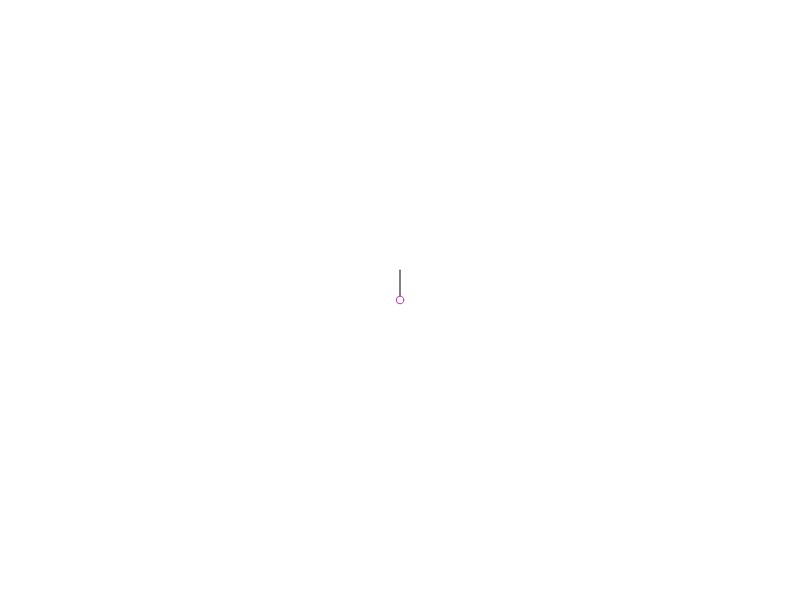
Frame 1 (no input)
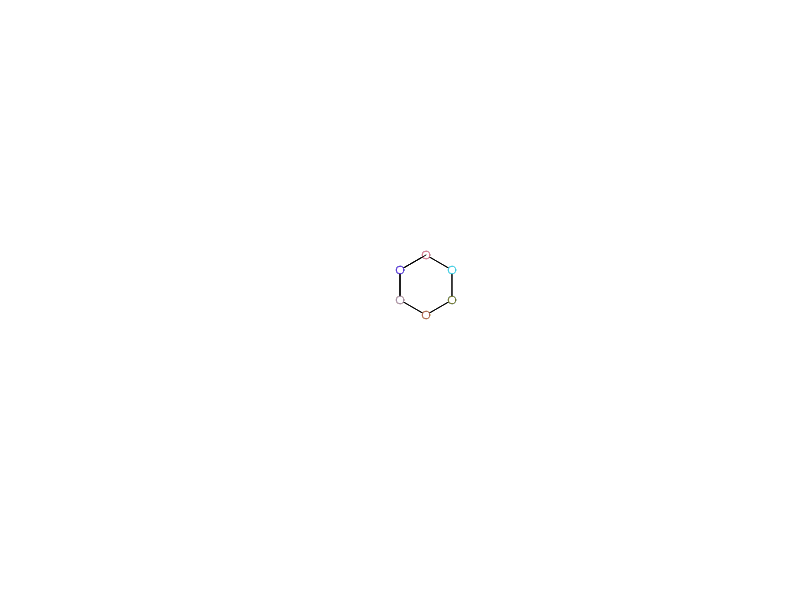
Frame 60 (no input)
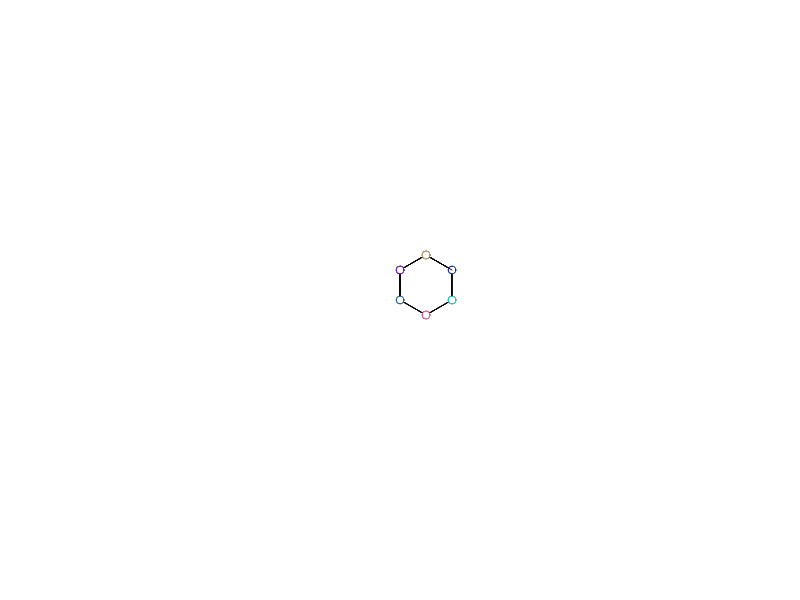
Frame 120 (the mouse pressed at the canvas centre since frame 60)

The p5.js sketch that drew these frames (run headless with seeded random() and noise() and a simulated clock; from frame 60 on, the mouse is pressed at the canvas centre):

// p5.js sketch
// ── sketch.js
var x = [];
var y = [];
var angle = [];

var string = 'F';
var rules = [['F', 'F−G+F+G−F'],['G', 'GG']];
//var rules = [['F', 'F+F−F−F+F']];
var distance = 30;
var angleamt = 60;
var numproductions = 3;

var pos = 0;

function setup() {
  createCanvas(800, 600);
  x = [width/2];
  y = [height/2];
  angle = [270];
  background(255);
  
  for(i = 0;i<numproductions;i++) {
    string = linden(string);
    console.log(string);
  }
  
}

function draw() {
  
  var c = string.charAt(pos);
  //console.log(c);
  // do something!
  if(pos<string.length) turtle(c);
  
  pos = (pos+1);
  
}

function linden(s) {
  var outstring = '';
  for(var i = 0;i<s.length;i++)
  {
    var letter = s.charAt(i);
    var match = 0;
    for(var j=0;j<rules.length;j++)
    {
      if(letter==rules[j][0])
      {
        match = 1;
        outstring+=rules[j][1];
        break;
      }
    }
    if(match==0) outstring+=letter;
  }
  return(outstring);
}

function keyTyped() {
  turtle(key);
}

// TURTLE GRAPHICS INTERPRETER:
function turtle(k) {
  var curstack = x.length-1;
  if(k=='F') {
    stroke(0);
    var x1 = x[curstack] + distance*cos(radians(angle[curstack]));
    var y1 = y[curstack] + distance*sin(radians(angle[curstack]));
    line(x[curstack], y[curstack], x1, y1);
    stroke(random(255), random(255), random(255));
    ellipse(x[curstack], y[curstack], distance/4, distance/4);
    x[curstack] = x1;
    y[curstack] = y1;
  }
  else if(k=='f') {
    x[curstack] = x[curstack] + distance*cos(radians(angle[curstack]));
    y[curstack] = y[curstack] + distance*sin(radians(angle[curstack]));
  }
  else if(k=='+') angle[curstack]+=angleamt;
  else if(k=='-') angle[curstack]-=angleamt;
  else if(k=='[') // start a branch
  {
    x[curstack+1] = x[curstack];
    y[curstack+1] = y[curstack];
    angle[curstack+1] = angle[curstack];
  }
  else if(k==']') // end a branch
  {
    x.pop();
    y.pop();
    angle.pop();
  }
  else if(k=='C') background(255);
}
